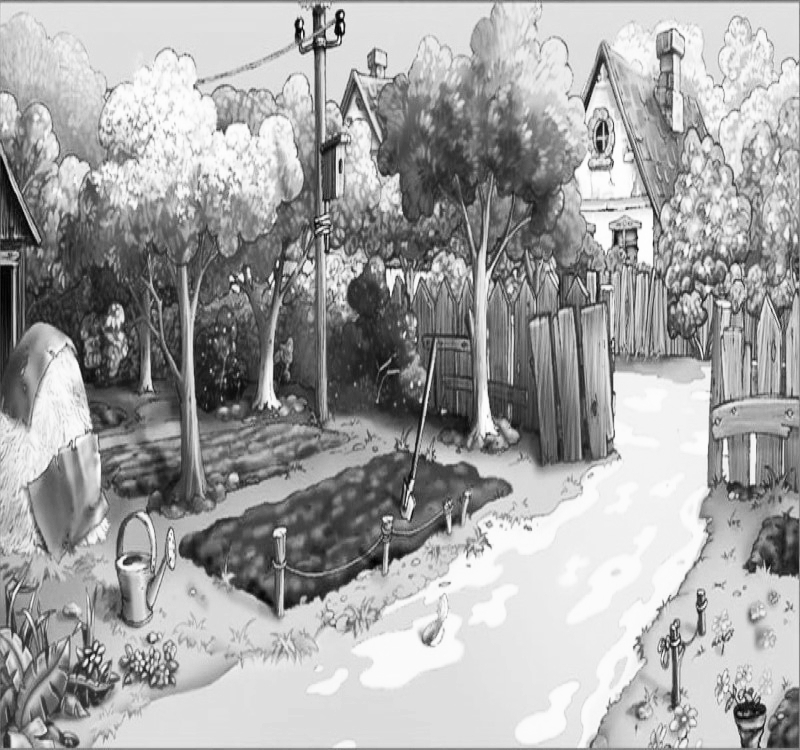
#> input picture image_di1.jpeg, 800 x 750 px
$ python file_different-image.py
#> lines starting #> are read from the running program, lines starting #| are printed output that depends on the picture
import cv2
import numpy as np
from matplotlib import pyplot as plt

# membaca citra pertama
img1 = cv2.imread('image_di1.jpeg')
#> img1 is the input picture: shape (750, 800, 3); min 0, max 255, mean 164

# membaca citra kedua
img2 = cv2.imread('image_di2.jpeg')
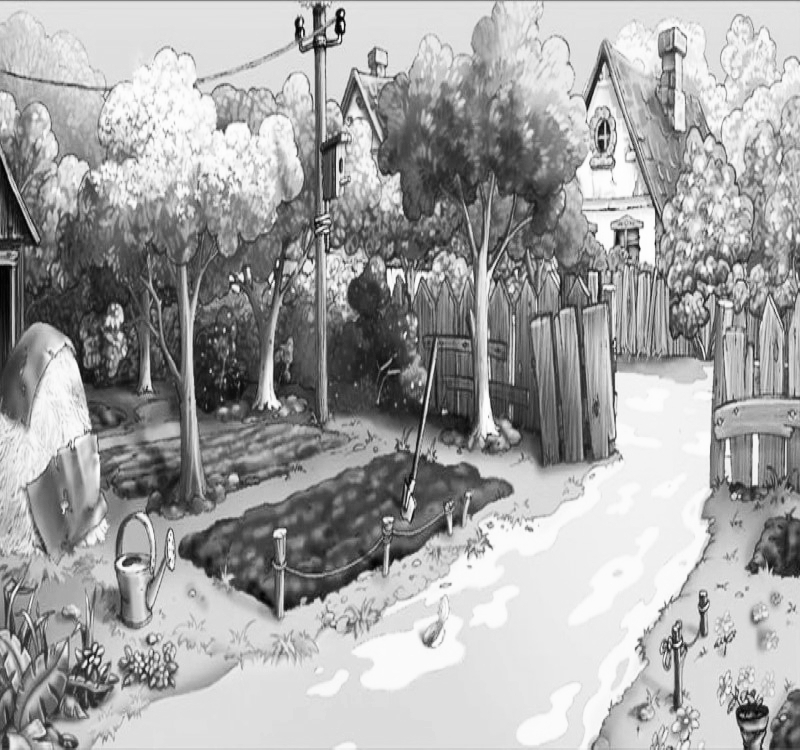
#> input picture image_di2.jpeg, 800 x 750 px
#> img2 is the input picture: shape (750, 800, 3); min 0, max 255, mean 164.1

# menghitung perbedaan antara kedua citra
diff = cv2.absdiff(img1, img2)
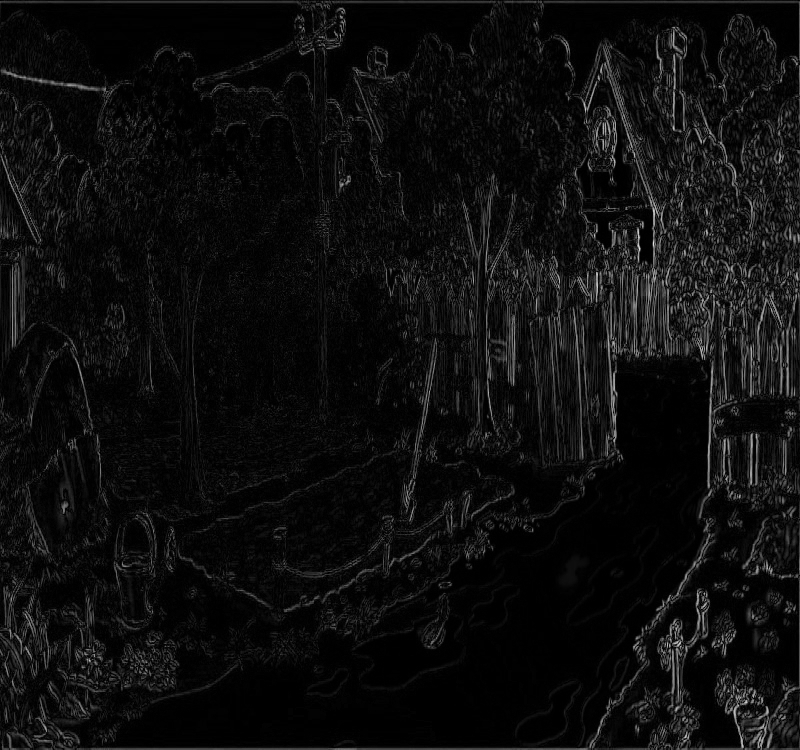
#> diff: shape (750, 800, 3); min 0, max 231, mean 13.9

# menampilkan citra perbedaan
plt.subplot(1, 2, 1),plt.imshow(img1,cmap = 'gray')
plt.title('Citra Pertama'), plt.xticks([]), plt.yticks([])
plt.subplot(1, 2, 2),plt.imshow(img2,cmap = 'gray')
plt.title('Citra Kedua'), plt.xticks([]), plt.yticks([])
plt.show()
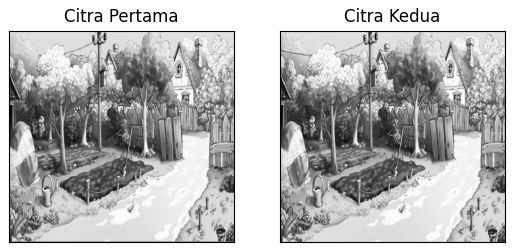
#> figure drawn by matplotlib, 2 panels
cv2.imshow('Citra Perbedaan',diff)

# membuat histogram dari citra perbedaan
hist,bins = np.histogram(diff.flatten(),256,[0,256])
#> hist = 256 values, max 226380 at index 1, min 0 at index 200, mean 7031.2; bins = 257 values from 0 to 256

# menampilkan histogram
plt.hist(diff.flatten(),256,[0,256], color = 'brown')
plt.xlim([0,256])
plt.show()
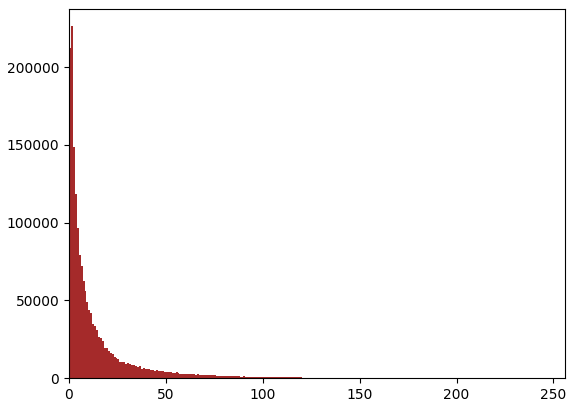
#> figure drawn by matplotlib, 1 panel; tallest bar 226380 high, from x = 1 to 2

# menunggu input keyboard
cv2.waitKey(0)
cv2.destroyAllWindows()
